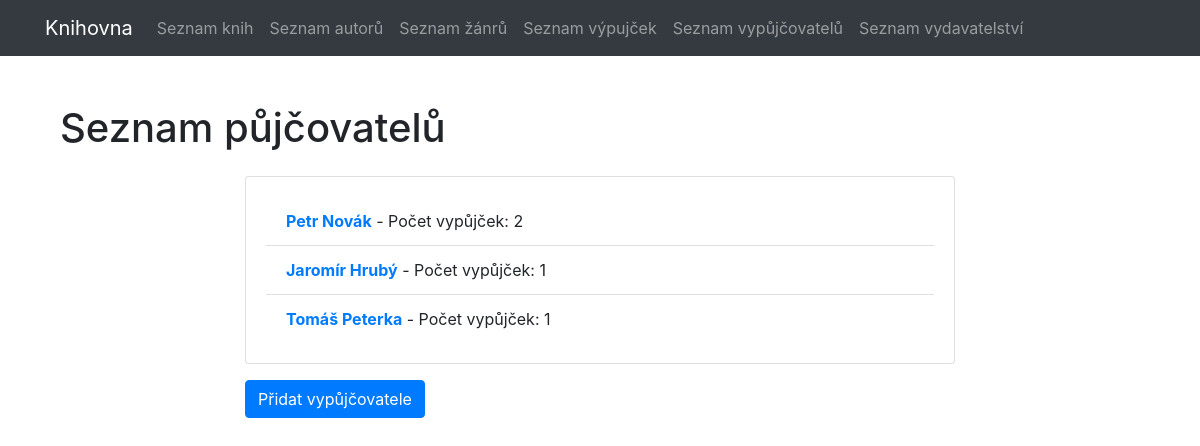
The page /borrowers/ on the database its author committed.
### library/models.py (models this page shows, shortened)
class Borrower(models.Model):
    name = models.CharField(max_length=100)

### library/views.py (the view)
# urls.py: path('borrowers/', borrower_list, name='borrower_list'),
def borrower_list(request):
    borrowers = Borrower.objects.all()
    return render(request, 'borrower_list.html', {'borrowers': borrowers})

### library/templates/borrower_list.html (shortened to what this page needs)
{% extends 'base.html' %}
{% block content %}
    <div class="container">
        <h1 class="mt-5 mb-4">Seznam půjčovatelů</h1>
        <div class="row">
            <div class="col-md-8 offset-md-2">
                <div class="card">
                    <div class="card-body">
                        <ul class="list-group list-group-flush">
                            {% for borrower in borrowers %}
                                <li class="list-group-item">
                                    <strong><a href="{% url 'borrower_detail' borrower.id %}">{{ borrower.name }}</a></strong> - Počet vypůjček: {{ borrower.loan_set.count }}
                                </li>
                            {% endfor %}
                        </ul>
                    </div>
                </div>
                <a href="{% url 'borrower_create_view' %}" class="btn btn-primary mt-3">Přidat vypůjčovatele</a>
            </div>
        </div>
    </div>
{% endblock %}

### rows shown on the page
Borrower: name "Petr Novák", loan_set.count "2"
Borrower: name "Jaromír Hrubý", loan_set.count "1"
Borrower: name "Tomáš Peterka", loan_set.count "1"
